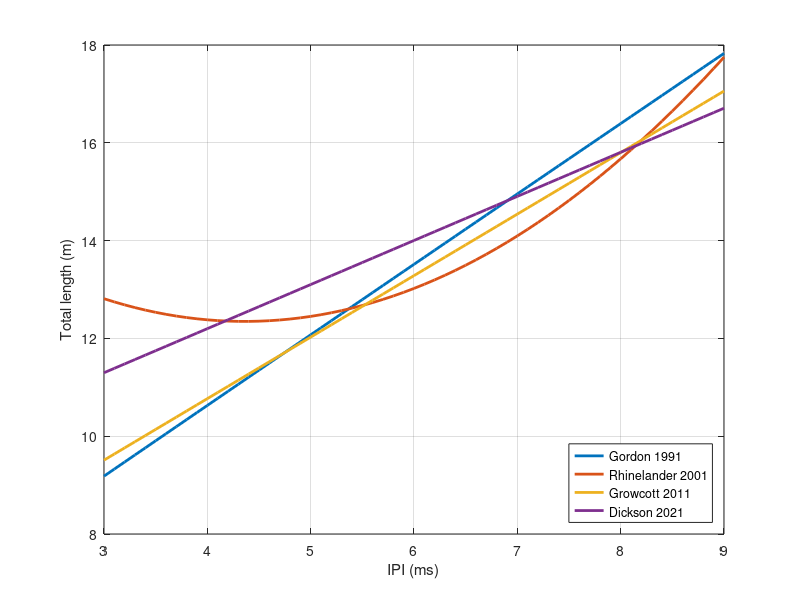

The MATLAB source for this figure:
% function len = ipi2len(ipi)
% Calculate the length of a sperm whale based on the measured inter-pulse interval
% Using the second order equation from Rhinelander and Dawson JASA 2004.
% ipi: Inter-pulse interval in milliseconds
% growcott: Length of whale using equation from Growcott et al 2011
% gordon: Length of whale using equation from Gordon 1991
% rhinelander: Length of whale using equation from Rhinelander & Dawson2004
% NB: All lengths are in metres
function [growcott, gordon, rhinelander, dickson] = ipi2len(ipi)
if nargin < 1 
    ipi = 3:0.1:9;
end
% Rhinelander & Dawson
rhinelander = 0.251 .* ipi.^2 - 2.189 .* ipi + 17.120;
gordon =  4.833 + 1.453 .* ipi - 0.001 .* ipi.^2;
growcott = 1.258 .* ipi + 5.736;
dickson = 0.9016 * ipi + 8.593;

if nargin < 1
    plot(ipi, [gordon; rhinelander; growcott; dickson],'linewidth',2)
    legend({'Gordon 1991'; 'Rhinelander 2001'; 'Growcott 2011'; 'Dickson 2021'},'location','southeast'); grid
    xlabel('IPI (ms)'); ylabel('Total length (m)');
end
